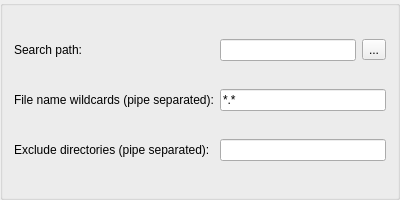
<?xml version="1.0" encoding="UTF-8"?>
<ui version="4.0">
 <class>TargetSelect</class>
 <widget class="QGroupBox" name="TargetSelect">
  <property name="geometry">
   <rect>
    <x>0</x>
    <y>0</y>
    <width>400</width>
    <height>200</height>
   </rect>
  </property>
  <layout class="QGridLayout" name="gridLayout">
   <item row="0" column="0">
    <widget class="QLabel" name="label">
     <property name="text">
      <string>Search path:</string>
     </property>
    </widget>
   </item>
   <item row="0" column="1">
    <widget class="CustomLineEdit" name="lineEditDirectory"/>
   </item>
   <item row="0" column="2">
    <widget class="QToolButton" name="toolButtonBrowse">
     <property name="text">
      <string>...</string>
     </property>
    </widget>
   </item>
   <item row="1" column="0">
    <widget class="QLabel" name="labelWildcards">
     <property name="text">
      <string>File name wildcards (pipe separated):</string>
     </property>
    </widget>
   </item>
   <item row="1" column="1" colspan="2">
    <widget class="CustomLineEdit" name="lineEditWildcards">
     <property name="text">
      <string>*.*</string>
     </property>
    </widget>
   </item>
   <item row="2" column="0">
    <widget class="QLabel" name="labelExcludes">
     <property name="text">
      <string>Exclude directories (pipe separated):</string>
     </property>
    </widget>
   </item>
   <item row="2" column="1" colspan="2">
    <widget class="CustomLineEdit" name="lineEditExcludes"/>
   </item>
  </layout>
 </widget>
 <customwidgets>
  <customwidget>
   <class>CustomLineEdit</class>
   <extends>QLineEdit</extends>
   <header>CustomLineEdit.hpp</header>
  </customwidget>
 </customwidgets>
 <resources/>
 <connections/>
</ui>
